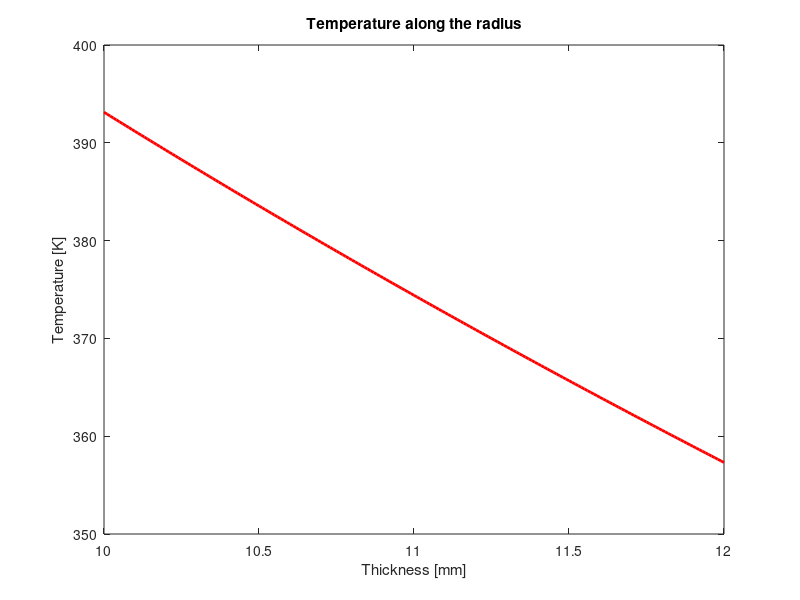
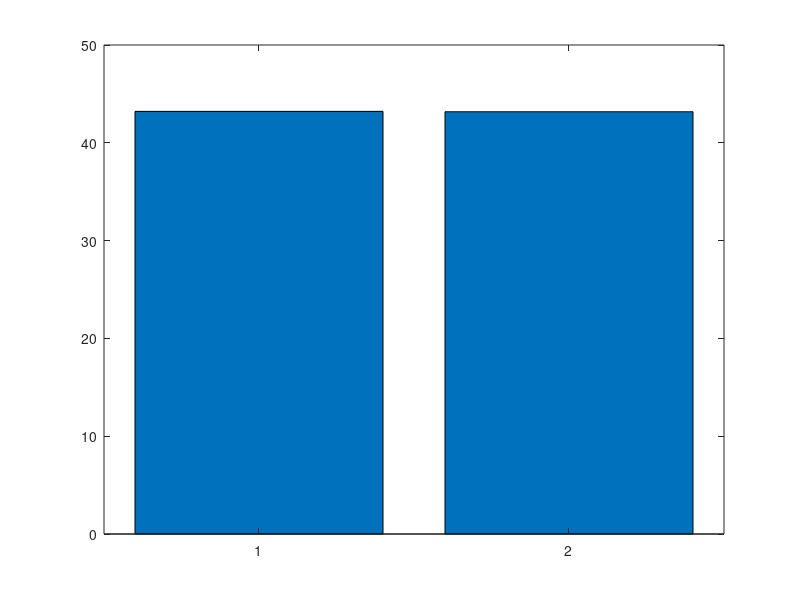

The MATLAB script that drew these images, in order: (Note: this script raises an error after producing the figures.)
% Pressurized water at a constant temperature of Tw = 400 K flows through 
% a cylindrical pipe (inner diameter Din = 20 mm, outer diameter Dout = 24 mm,
% conductivity k = 0.035 W/(m K), heat transfer coefficient hin = 100 W/(m² K)).
% On the outer surface, the pipe is cooled by air at Ta = 300 K (heat transfer coefficient hout = 10 W/(m² K)).
% Calculate analytically and numerically the radial temperature profile across the cross-section
% of the pipe and compare the two results in a graph.
% Verify the conservation of energy.

% Laib 3, exercise 5
% Simone Canevarolo
% S269893
% 01/11/2024

clear all
close all
clc

Tw = 400; % W
Din = 20e-3; % m
Dout = 24e-3; % m
kk = 0.035; % W/m/K
hin = 100; % W/m^2/K
Ta = 300; % K
hout = 10; % W/m^2/K

dr = 1e-5;
rr = (Din/2:dr:Dout/2)';
Nr = length(rr);

sup_diag = 1+dr./2./rr;
main_diag = -2*ones(Nr,1);
sub_diag = 1-dr./2./rr;

Band = [[sub_diag(2:end);0], main_diag, [0;sup_diag(1:end-1)]];

AA = spdiags(Band,-1:1,Nr,Nr);

bb = zeros(Nr,1);

AA(1,1) = hin+kk/dr;
AA(1,2) = -kk/dr;
bb(1) = hin*Tw;

AA(end,end-1) = -1;
AA(end,end) = 1+hout*dr/kk;
bb(end) = Ta*hout*dr/kk;

TT = AA\bb;

figure(1)
plot(rr*1e3,TT,'r','LineWidth',2)
title('Temperature along the radius')
xlabel('Thickness [mm]')
ylabel('Temperature [K]')

% Energy conservation

flow_in =  abs(hout*(TT(end)-Ta))*pi*Dout;
flow_out = abs(hin*(TT(1)-Tw))*pi*Din;

err1 = abs(flow_out- flow_in)/abs(flow_in);

fprintf('The error is %.5f', err1)

figure(2)
flowbar = bar([flow_in,flow_out])
colors = [0 1 0; 1 0 0];
flowbar.FaceColor = 'flat';
flowbar.CData = colors;
title('Flow comparison');
ylabel('Flow [W]');
set(gca,'xticklabels',{'Flow in' 'Flow out'});
